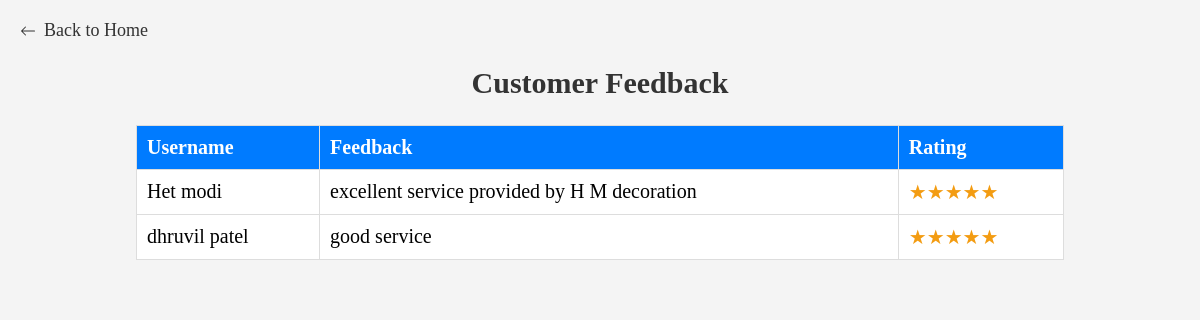
Page /show_feedback.php on the committed database.
### tables this page shows
CREATE TABLE IF NOT EXISTS `feedback` (
  `id` int(100) NOT NULL AUTO_INCREMENT,
  `booking_id` int(100) NOT NULL,
  `username` varchar(100) NOT NULL,
  `feedback` text NOT NULL,
  `rating` int(5) NOT NULL,
  PRIMARY KEY (`id`)
);

### show_feedback.php (the view, shortened to what this page needs)
<?php
include 'insert.php';
$sql = "SELECT username, feedback, rating FROM feedback ";
$result = $conn->query($sql);
?>
<!DOCTYPE html>
<html lang="en">
<head>
</head>
<body>
<a href="admin.php" class="back-home">
    <svg xmlns="http://www.w3.org/2000/svg" width="16" height="16" fill="currentColor" viewBox="0 0 16 16">
        <path fill-rule="evenodd" d="M15 8a.5.5 0 0 1-.5.5H2.707l3.147 3.146a.5.5 0 0 1-.708.708l-4-4a.5.5 0 0 1 0-.708l4-4a.5.5 0 1 1 .708.708L2.707 7.5H14.5A.5.5 0 0 1 15 8z" />
    </svg> Back to Home
</a>
<h2>Customer Feedback</h2>
<table>
    <tr>
        <th>Username</th>
        <th>Feedback</th>
        <th>Rating</th>
    </tr>
    <?php
    if ($result && $result->num_rows > 0) {
        while ($row = $result->fetch_assoc()) {
            echo "<tr>
                    <td>{$row['username']}</td>
                    <td>{$row['feedback']}</td>
                    <td><span class='rating'>" . str_repeat('★', $row['rating']) . str_repeat('☆', 5 - $row['rating']) . "</span></td>
                  </tr>";
        }
    } else {
        echo "<tr><td colspan='6' style='text-align:center;'>No feedbacks available.</td></tr>";
    }
    ?>
</table>
</body>
</html>

### show_feedback.php (style rules this page uses)
body { font-size:20px; font-family: 'Poppins'; margin: 20px; background-color: #f4f4f4; }
h2 { text-align: center; color: #333; }
table { width: 80%; margin: 0 auto; border-collapse: collapse; background-color: white; }
th, td { padding: 10px; border: 1px solid #ddd; text-align: left; }
th { background-color: #007BFF; color: white; }
.rating { color: #f39c12; }
.back-home { text-decoration: none; font-size: 18px; color: #333; display: flex; align-items: center; margin-bottom: 20px; transition: color 0.3s; }
.back-home svg { margin-right: 8px; fill: currentColor; transition: transform 0.3s; }

### rows in the picture
feedback: username "Het modi", feedback "excellent service provided by H M decoration", rating "★★★★★"
feedback: username "dhruvil patel", feedback "good service", rating "★★★★★"
